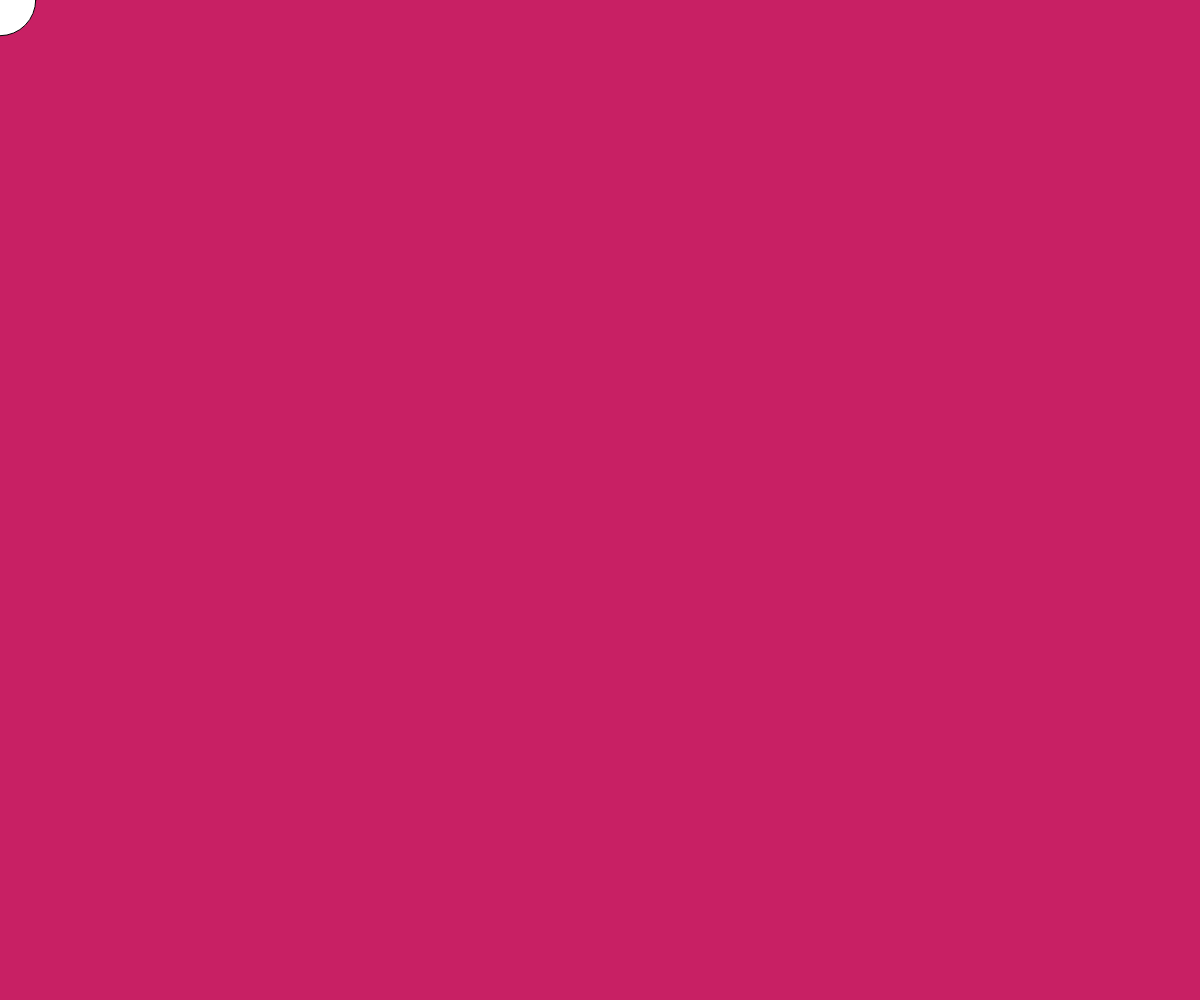
Frame 1 (no input)
Frame 60 (no input): identical to frame 1, image omitted
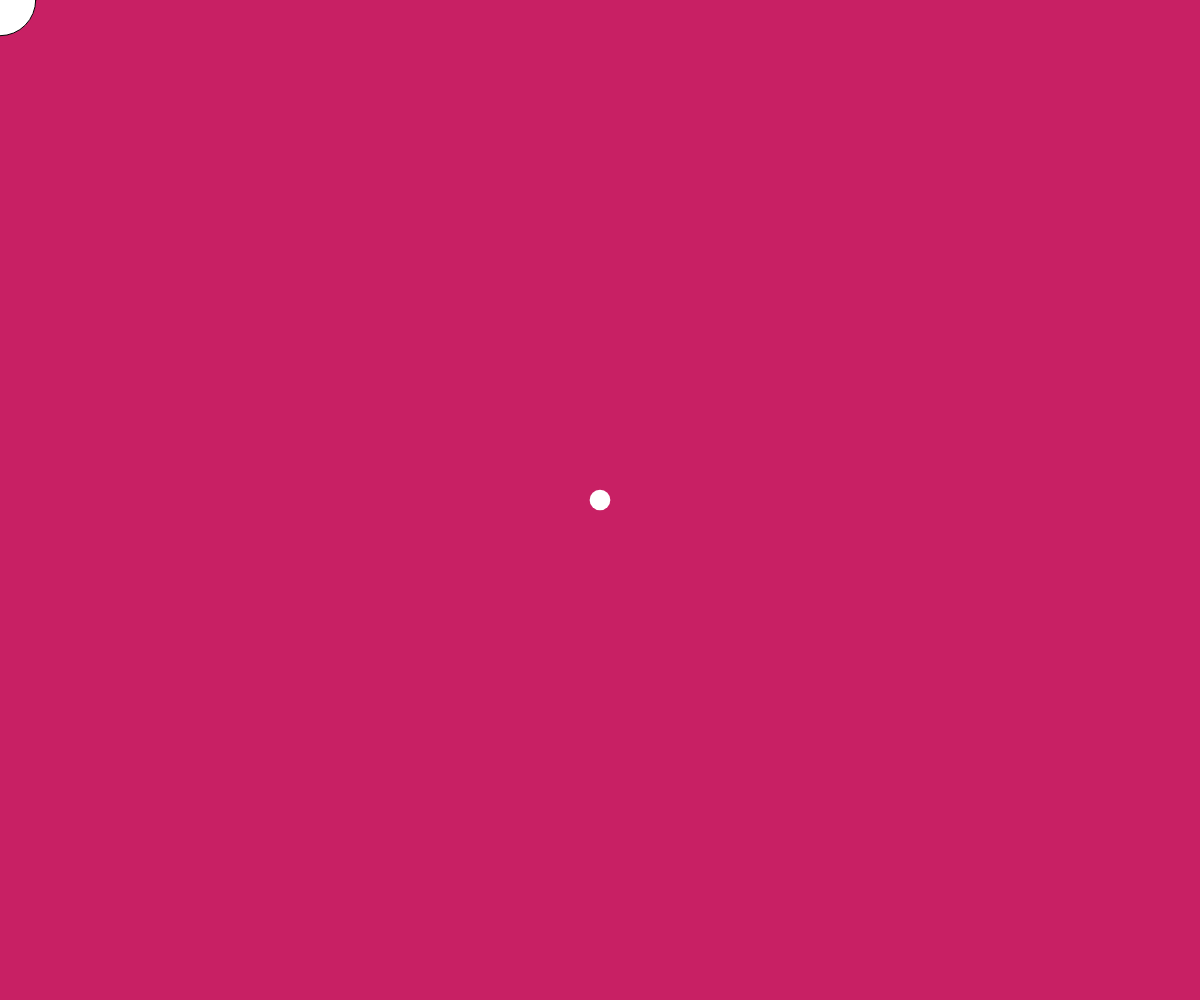
Frame 120 (the mouse pressed at the canvas centre since frame 60)

The p5.js sketch that drew these frames (run headless with seeded random() and noise() and a simulated clock; from frame 60 on, the mouse is pressed at the canvas centre):

// p5.js sketch
// ── sketch.js
function setup() { 
    createCanvas(windowWidth, windowHeight)
    background(200, 32, 100)
}

function draw() {
    color(255)
    noStroke()
    // ellipse(random(windowWidth), random(windowHeight), random(50))
}

function mouseMoved() {
    ellipse(mouseX, mouseY, random(100))
}
